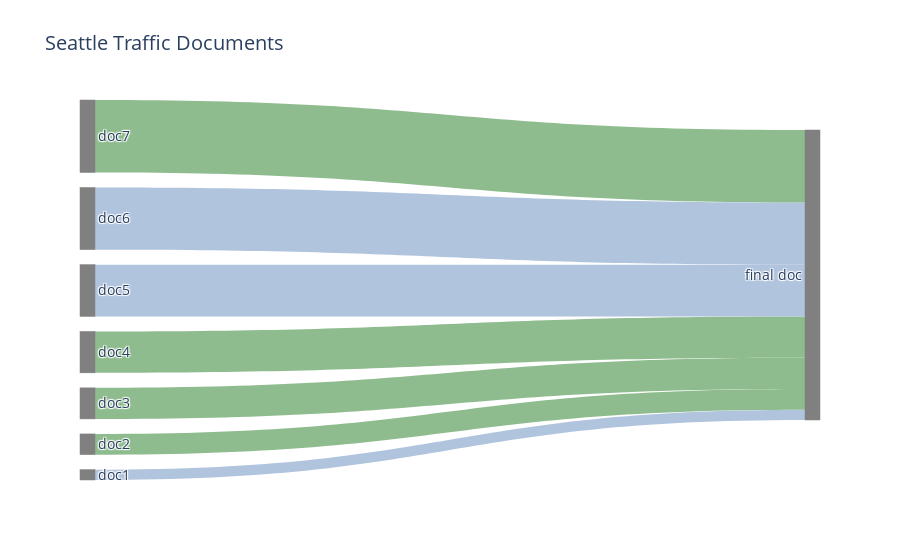

Notebook code for this chart:
### Code cell
# programmatically produce sankey -- TODO: colors are currently hardcoded; more than 7 features will result
#                                            in an ugly mess
num_features = len(san_value)

fig = go.Figure(data=[go.Sankey(
    node = dict(
      pad = 15,
      thickness = 15,         # thickness of the end bars
      line = dict(color = "gray", width = 0.5),   # border around the end bars
      label = san_label + ['final doc'],
      color = "gray"
    ),
   link = dict(
      source = [i for i in range(num_features)], # indices correspond to labels, eg A1, A2, A2, B1, ...
      target = [(num_features+1) for i in range(num_features)], # [2, 3, 3, 4, 4, 5],
      value = san_value,
      color = ['lightsteelblue','darkseagreen','darkseagreen','darkseagreen',
               'lightsteelblue','lightsteelblue','darkseagreen']
  ))])

fig.update_layout(title_text="Seattle Traffic Documents", font_size=14)
fig.show()

### Figure 1 — Plotly figure (JSON) as saved in the notebook; plotly's stock layout.template omitted (floating-point values rounded to 4 significant figures)
{"data": [{"link": {"color": ["lightsteelblue", "darkseagreen", "darkseagreen", "darkseagreen", "lightsteelblue", "lightsteelblue", "darkseagreen"], "source": [0, 1, 2, 3, 4, 5, 6], "target": [8, 8, 8, 8, 8, 8, 8], "value": [1, 2, 3, 4, 5, 6, 7]}, "node": {"color": "gray", "label": ["doc1", "doc2", "doc3", "doc4", "doc5", "doc6", "doc7", "final doc", "final doc"], "line": {"color": "gray", "width": 0.5}, "pad": 15, "thickness": 15}, "type": "sankey"}], "layout": {"font": {"size": 14}, "title": {"text": "Seattle Traffic Documents"}}}
